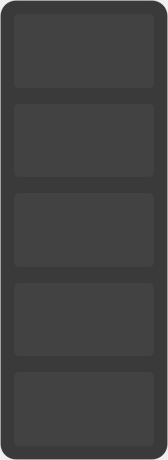
<?xml version="1.0" encoding="UTF-8"?>
<ui version="4.0">
 <class>main_widget</class>
 <widget class="QWidget" name="main_widget">
  <property name="geometry">
   <rect>
    <x>0</x>
    <y>0</y>
    <width>168</width>
    <height>460</height>
   </rect>
  </property>
  <property name="minimumSize">
   <size>
    <width>100</width>
    <height>460</height>
   </size>
  </property>
  <property name="maximumSize">
   <size>
    <width>168</width>
    <height>460</height>
   </size>
  </property>
  <property name="windowTitle">
   <string/>
  </property>
  <layout class="QVBoxLayout" name="vlayout_main_widget">
   <property name="spacing">
    <number>0</number>
   </property>
   <property name="leftMargin">
    <number>0</number>
   </property>
   <property name="topMargin">
    <number>0</number>
   </property>
   <property name="rightMargin">
    <number>0</number>
   </property>
   <property name="bottomMargin">
    <number>0</number>
   </property>
   <item>
    <widget class="QFrame" name="background_frame">
     <property name="styleSheet">
      <string notr="true">QFrame#background_frame {
border-radius: 16px;
border: 1px solid rgba(255, 255, 255, 30);
background: rgba(42, 42, 42, 235);
}
QFrame#background_inner_frame {
border-radius: 10px;
background: transparent;
}
QFrame#background_inner_frame QToolButton {
margin: 3px;
padding: 4px 10px 5px 10px;
border-radius: 5px;
background: rgba(255, 255, 255, 10);
}
QFrame#background_inner_frame QToolButton:hover {
background: rgba(255, 255, 255, 15);
}
QFrame#background_inner_frame QToolButton:pressed {
background: rgba(255, 255, 255, 5);
}</string>
     </property>
     <layout class="QVBoxLayout" name="vlayout_background_frame">
      <property name="spacing">
       <number>0</number>
      </property>
      <property name="leftMargin">
       <number>10</number>
      </property>
      <property name="topMargin">
       <number>10</number>
      </property>
      <property name="rightMargin">
       <number>10</number>
      </property>
      <property name="bottomMargin">
       <number>10</number>
      </property>
      <item>
       <widget class="QFrame" name="background_inner_frame">
        <property name="styleSheet">
         <string notr="true"/>
        </property>
        <layout class="QVBoxLayout" name="vlayout_background_inner_frame">
         <property name="spacing">
          <number>10</number>
         </property>
         <property name="leftMargin">
          <number>0</number>
         </property>
         <property name="topMargin">
          <number>0</number>
         </property>
         <property name="rightMargin">
          <number>0</number>
         </property>
         <property name="bottomMargin">
          <number>0</number>
         </property>
         <item>
          <widget class="QToolButton" name="btn_btc">
           <property name="sizePolicy">
            <sizepolicy hsizetype="Preferred" vsizetype="Preferred">
             <horstretch>0</horstretch>
             <verstretch>0</verstretch>
            </sizepolicy>
           </property>
           <property name="text">
            <string/>
           </property>
           <property name="icon">
            <iconset resource="../resources.qrc">
             <normaloff>:/icons/icons/TokenBitcoin.svg</normaloff>:/icons/icons/TokenBitcoin.svg</iconset>
           </property>
           <property name="iconSize">
            <size>
             <width>36</width>
             <height>36</height>
            </size>
           </property>
          </widget>
         </item>
         <item>
          <widget class="QToolButton" name="btn_trx">
           <property name="sizePolicy">
            <sizepolicy hsizetype="Preferred" vsizetype="Preferred">
             <horstretch>0</horstretch>
             <verstretch>0</verstretch>
            </sizepolicy>
           </property>
           <property name="text">
            <string/>
           </property>
           <property name="icon">
            <iconset resource="../resources.qrc">
             <normaloff>:/icons/icons/TokenTrx.svg</normaloff>:/icons/icons/TokenTrx.svg</iconset>
           </property>
           <property name="iconSize">
            <size>
             <width>36</width>
             <height>36</height>
            </size>
           </property>
          </widget>
         </item>
         <item>
          <widget class="QToolButton" name="btn_ton">
           <property name="sizePolicy">
            <sizepolicy hsizetype="Preferred" vsizetype="Preferred">
             <horstretch>0</horstretch>
             <verstretch>0</verstretch>
            </sizepolicy>
           </property>
           <property name="text">
            <string/>
           </property>
           <property name="icon">
            <iconset resource="../resources.qrc">
             <normaloff>:/icons/icons/TokenTon.svg</normaloff>:/icons/icons/TokenTon.svg</iconset>
           </property>
           <property name="iconSize">
            <size>
             <width>36</width>
             <height>36</height>
            </size>
           </property>
          </widget>
         </item>
         <item>
          <widget class="QToolButton" name="btn_usdt">
           <property name="sizePolicy">
            <sizepolicy hsizetype="Preferred" vsizetype="Preferred">
             <horstretch>0</horstretch>
             <verstretch>0</verstretch>
            </sizepolicy>
           </property>
           <property name="text">
            <string/>
           </property>
           <property name="icon">
            <iconset resource="../resources.qrc">
             <normaloff>:/icons/icons/TokenUsdt.svg</normaloff>:/icons/icons/TokenUsdt.svg</iconset>
           </property>
           <property name="iconSize">
            <size>
             <width>36</width>
             <height>36</height>
            </size>
           </property>
          </widget>
         </item>
         <item>
          <widget class="QToolButton" name="btn_boosty">
           <property name="sizePolicy">
            <sizepolicy hsizetype="Preferred" vsizetype="Preferred">
             <horstretch>0</horstretch>
             <verstretch>0</verstretch>
            </sizepolicy>
           </property>
           <property name="text">
            <string/>
           </property>
           <property name="icon">
            <iconset resource="../resources.qrc">
             <normaloff>:/icons/icons/Boosty.svg</normaloff>:/icons/icons/Boosty.svg</iconset>
           </property>
           <property name="iconSize">
            <size>
             <width>28</width>
             <height>28</height>
            </size>
           </property>
          </widget>
         </item>
        </layout>
       </widget>
      </item>
     </layout>
    </widget>
   </item>
  </layout>
 </widget>
 <resources>
  <include location="../resources.qrc"/>
 </resources>
 <connections/>
</ui>
